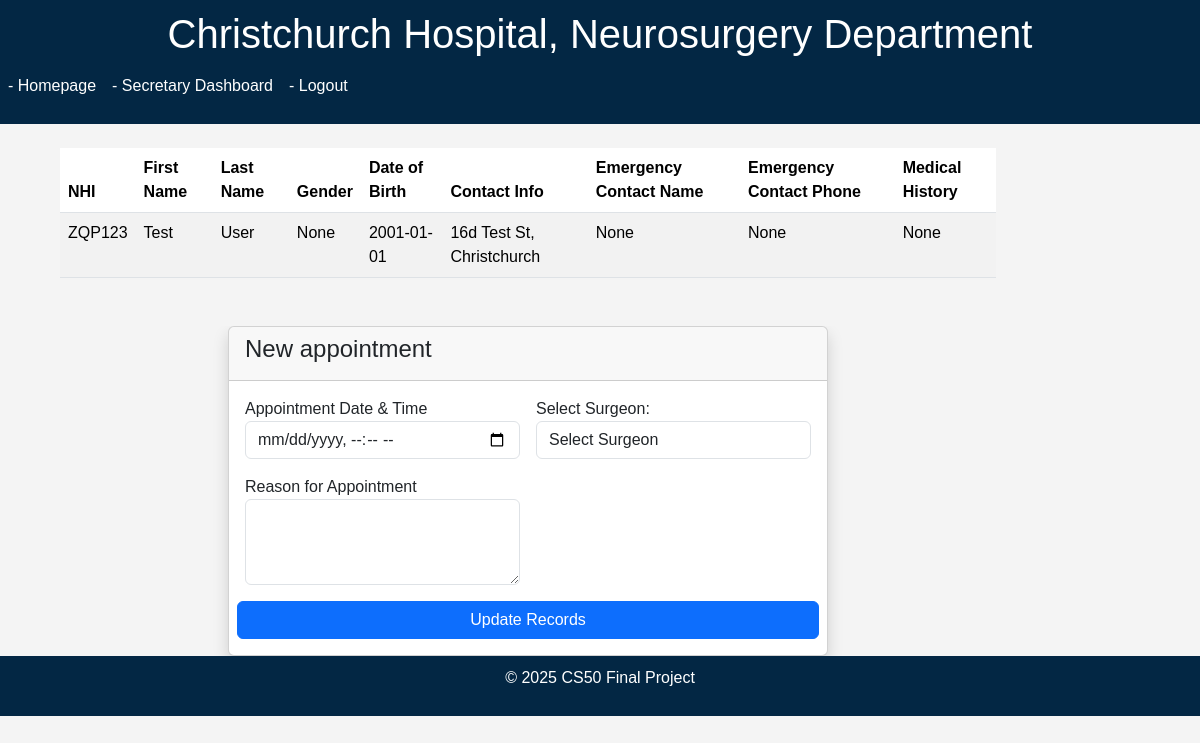
The page /new_appointment/1 (signed in) on the database its author committed.
### models.py (models this page shows)
class Patient(db.Model):
    id = db.Column(db.Integer, primary_key=True)
    NHI = db.Column(db.String(6), unique=True, nullable=False)
    username = db.Column(db.String(50), unique=True, nullable=True)
    password_hash = db.Column(db.String(255), nullable=True)
    last_name = db.Column(db.String(100), nullable=False)
    first_name = db.Column(db.String(100), nullable=False)
    gender = db.Column(db.String(1))
    date_of_birth = db.Column(db.Date, nullable=False)
    contact_info = db.Column(db.String(100), nullable=False)
    emergency_contact_name = db.Column(db.String(100))
    emergency_contact_phone = db.Column(db.String(15))
    medical_history = db.Column(db.Text)
    needs_password = db.Column(db.Boolean, default=True)

### app.py (the view, shortened to what this page needs)
@app.route("/new_appointment/<int:patient_id>", methods=["GET", "POST"])
@secretary_or_surgeon_required
def new_appointment(patient_id):
    patient = Patient.query.get_or_404(patient_id)
    if session.get("secretary_id"):
        surgeons = Surgeon.query.all()
        surgeon_id = request.form.get("surgeon_id") if request.method == "POST" else None
        surgeon = Surgeon.query.get(surgeon_id) if surgeon_id else None
    else:
        surgeon_id = session.get("surgeon_id")
        surgeon = Surgeon.query.get(surgeon_id)
    return render_template("new_appointment.html", patient=patient, surgeon=surgeon, surgeons=surgeons if session.get("secretary_id") else None)

### helpers.py (called while the page is built)
def secretary_or_surgeon_required(f):
    @wraps(f)
    def decorated_function(*args, **kwargs):
        if not (session.get("secretary_id") or session.get("surgeon_id")):
            return redirect("/login")
        return f(*args, **kwargs)
    return decorated_function

### templates/new_appointment.html (shortened to what this page needs)
{% extends "layout.html" %}
{% block content %}
<div class="container mt-4 mx-5">
    <table class="table table-striped">
        <thead>
            <tr>
                <th>NHI</th>
                <th>First Name</th>
                <th>Last Name</th>
                <th>Gender</th>
                <th>Date of Birth</th>
                <th>Contact Info</th>
                <th>Emergency Contact Name</th>
                <th>Emergency Contact Phone</th>
                <th>Medical History</th>
            </tr>
        </thead>
        <tbody>
            <tr>
                <td>{{ patient.NHI }}</td>
                <td>{{ patient.first_name }}</td>
                <td>{{ patient.last_name }}</td>
                <td>{{ patient.gender }}</td>
                <td>{{ patient.date_of_birth }}</td>
                <td>{{ patient.contact_info }}</td>
                <td>{{ patient.emergency_contact_name }}</td>
                <td>{{ patient.emergency_contact_phone }}</td>
                <td>{{ patient.medical_history }}</td>
            </tr>
        </tbody>
    </table>
    <div class="container mt-5">
        <div class="row justify-content-center">
            <div class="col-md-10">
                <div class="card shadow">
                    <div class="card-header">
                        <h4>New appointment</h4>
                    </div>
                    <div class="card-body">
                        <form class="row g-3" method="POST">
                            <div class="form-group col-md-6">
                                <label for="appointment_date">Appointment Date & Time</label>
                                <input type="datetime-local" class="form-control" id="appointment_date" name="appointment_date" required>
                            </div>
                            <div class="form-group col-md-6">
                                <label for="surgeon_id">Select Surgeon:</label>
                            {% if surgeons %}
                                <select class="form-control" id="surgeon_id" name="surgeon_id" required>
                                    <option value="">Select Surgeon</option>
                                </select>
                            </div>
                            {% else %}
                                <input type="text" class="form-control" value="{{ surgeon.first_name }} {{ surgeon.last_name }}" disabled>
                            {% endif %}
                            <div class="form-group col-md-6">
                                <label for="appointment_reason">Reason for Appointment</label>
                                <textarea class="form-control" id="appointment_reason" name="reason" rows="3" required></textarea>
                            </div>
                            <button type="submit" class="btn btn-primary">Update Records</button>
                        </form>
                    </div>
                </div>
            </div>
        </div>
</div>
{% endblock %}

### static/style.css (style rules this page uses)
body { font-family: Arial, sans-serif; margin: 0; padding: 0; background-color: #f4f4f4; }
.container { width: 80%; margin: auto; overflow: hidden; }

### rows shown on the page
Patient: NHI "ZQP123", first_name "Test", last_name "User", gender "None", date_of_birth "2001-01-01", contact_info "16d Test St, Christchurch", emergency_contact_name "None", emergency_contact_phone "None", medical_history "None"
